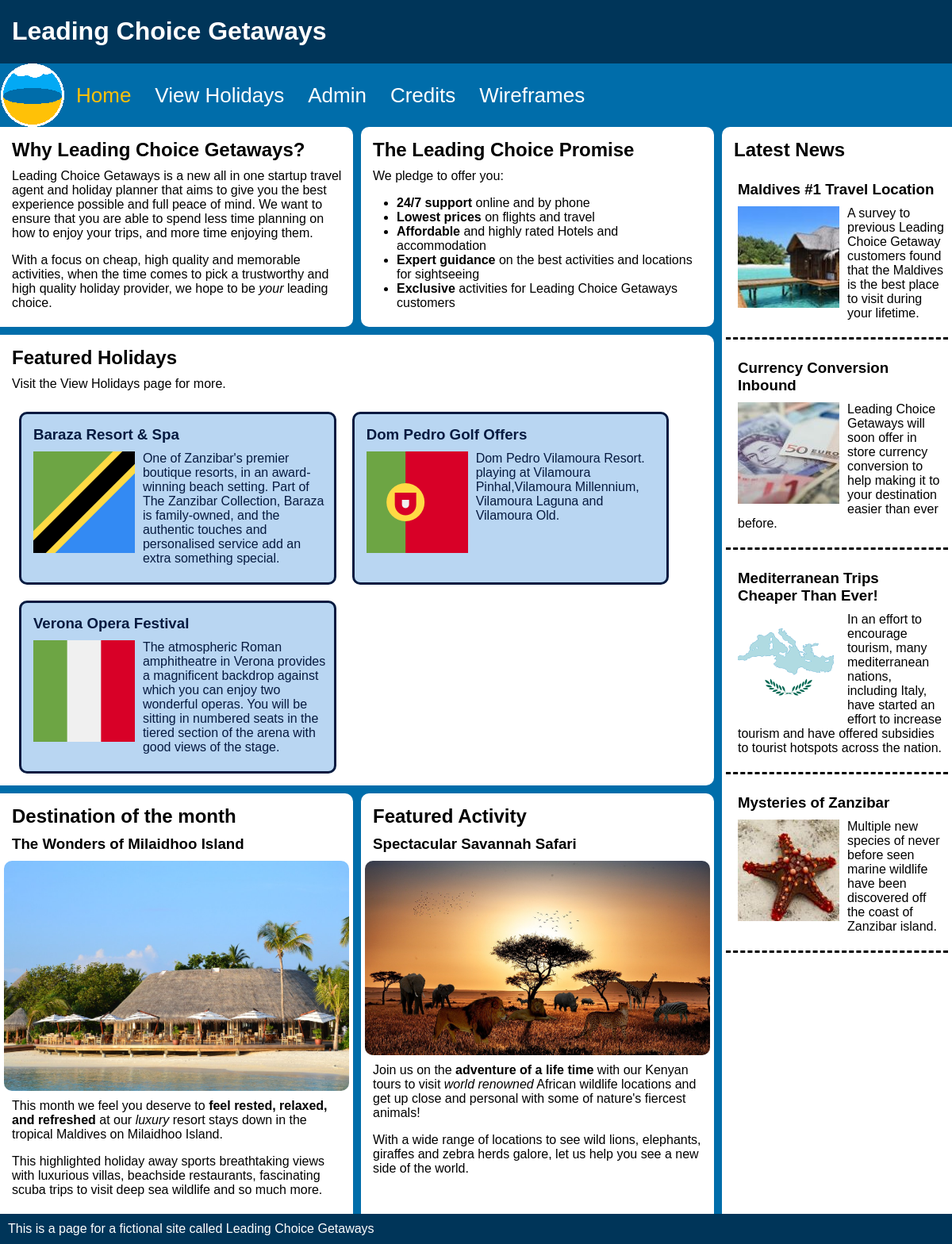
The page / on the database its author committed.
### tables this page shows
CREATE TABLE IF NOT EXISTS `LCG_holidays` (
  `holidayID` int(10) NOT NULL auto_increment,
  `holidayTitle` varchar(256) NOT NULL,
  `holidayDescription` varchar(256) default NULL,
  `holidayDuration` decimal(2) default NULL,
  `locationID` varchar(6) default NULL,
  `catID` varchar(6) default NULL,
  `holidayPrice` decimal(6,2) default NULL,
  PRIMARY KEY  (`holidayID`)
);

CREATE TABLE IF NOT EXISTS `LCG_location` (
  `locationID` varchar(6) NOT NULL default '',
  `locationName` varchar(40) default NULL,
  `country` varchar(40) default NULL,
  PRIMARY KEY (`locationID`)
);

### index.php (the view, shortened to what this page needs)
<!doctype html>
<html lang="en">
    <head>
        <link href="style.css" rel="stylesheet">
    </head>
    <body>
        <div class = "gridContainer">
            <header>
                <h1><a id="ham_menu">&#9776;</a>Leading Choice Getaways</h1>
            </header>
            <nav>
                <ul id="main-nav">
                    <li><a class="navbar-image" href="index.php"><img id="navIcon" src="Images/Logo.png" alt="Leading Choice Getaways logo, a circle representing an abstract beach view of the horizon."></a></li>
                    <li><a class="active" href="index.php" accesskey="h">Home</a></li>
                    <li><a href="holidays.php" accesskey="v">View Holidays</a></li>
                    <li><a href="admin.php" accesskey= "a">Admin</a></li>
                    <li><a href="credits.html" accesskey= "c">Credits</a></li>
                    <li><a href="wireframes.pdf" accesskey= "w">Wireframes</a></li>
                </ul>
            </nav>
            <main>
                <div class ="desktopFlexParent">
                <section class="desktopFlexChild topSection">
                    <h2>Why Leading Choice Getaways?</h2>
                    <p>Leading Choice Getaways is a new all in one startup travel agent and holiday planner that aims to give you the best experience possible and full peace of mind. We want to ensure that you are able to spend less time planning on how to enjoy your trips, and more time enjoying them. </p>
                    <p>With a focus on cheap, high quality and memorable activities, when the time comes to pick a trustworthy and high quality holiday provider, we hope to be <em>your</em> leading choice.</p>
                </section>
                <section class="desktopFlexChild rightFlex">
                <h2>The Leading Choice Promise</h2>
                <p>We pledge to offer you:</p>
                    <ul>
                    <li><strong>24/7 support</strong> online and by phone</li>
                    <li><strong>Lowest prices</strong> on flights and travel</li>
                    <li><strong>Affordable</strong> and highly rated Hotels and accommodation</li>
                    <li><strong>Expert guidance</strong> on the best  activities and locations for sightseeing</li>
                    <li><strong>Exclusive</strong> activities for Leading Choice Getaways customers</li>
                    </ul>
                </section>
                </div>
                <section>
                    <h2>Featured Holidays</h2>
                    <p>Visit the View Holidays page for more.</p>
                    <div class="flexParent">
                        <?php
                        include 'database_conn.php';
                        $sql = "Select holidayTitle, holidayDescription, holidayDuration, country FROM LCG_holidays\n"
                        . "JOIN LCG_location on LCG_holidays.locationID = LCG_location.locationID\n"
                        . "ORDER BY rand()"
                        . "LIMIT 3";
                        $queryResult = $dbConn->query($sql);
                        if($queryResult === false) {
                            echo "<p>Query failed: ".$dbConn->error."</p>\n</div>\n</section>\n</main>\n</body>\n</html>";
                            exit;
                        }
                        else {
                            while($rowObj = $queryResult->fetch_object()){
                            echo "<section class='holiday flexChild'>\n
                                  <h3 class='holidayTitle'>{$rowObj->holidayTitle}</h3>\n
                                  <div class='imgAndDesc'>
                                  <img class='leftFloatingImage' src=Images/flags/{$rowObj->country}.png alt='An icon of the {$rowObj->country} flag.'>\n
                                  <p class='holidayDescription'>{$rowObj->holidayDescription}</p>\n
                                  </div>
                                  </section>\n";
                            }
                        }
                    ?>
                    </div>
                </section>
                <div class="desktopFlexParent">
                <section class="desktopFlexChild desktopNoBottomMargin">
                    <h2>Destination of the month</h2>
                        <h3>The Wonders of Milaidhoo Island</h3>
                        <img class="blockImg" src="Images/LargeImages/milaidhoo.jpg" alt="Image of a tropical beachside restaurant with seating out by the seafront">
                        <p>This month we feel you deserve to <strong>feel rested, relaxed, and refreshed</strong> at our <em>luxury</em> resort stays down in the tropical Maldives on Milaidhoo Island.</p>
                        <p>This highlighted holiday away sports breathtaking views with luxurious villas, beachside restaurants, fascinating scuba trips to visit deep sea wildlife and so much more.</p>
                </section>
                <section id="featuredActivity" class="desktopFlexChild NoBottomMargin bottomRightFlex">
                    <h2>Featured Activity</h2>
                        <h3>Spectacular Savannah Safari</h3>
                        <img class="blockImg" src="Images/LargeImages/safari.jpg" alt="Image of a late evening in the Savannah, with Lions, Elephants, Giraffes, Zebras and Rhinos in the plains.">
                        <p>Join us on the <strong>adventure of a life time</strong> with our Kenyan tours to visit <em>world renowned</em> African wildlife locations and get up close and personal with some of nature's fiercest animals!</p>
                        <p>With a wide range of locations to see wild lions, elephants, giraffes and zebra herds galore, let us help you see a new side of the world.</p>
                    </section>
                </div>
            </main>
            <aside>
                <h2>Latest News</h2>
                <section class="imgAndDesc">
                    <h3>Maldives #1 Travel Location</h3>
                    <img class="leftFloatingImage" src="Images/Thumbnails/maldivesThumbnail.jpg" alt="Thumbnail image of a sea beach hut in the Maldives.">
                    <p>A survey to previous Leading Choice Getaway customers found that the Maldives is the best place to visit during your lifetime.</p>
                </section>
                <section class=imgAndDesc>
                    <h3>Currency Conversion Inbound</h3>
                    <img class="leftFloatingImage" src="Images/Thumbnails/currencyThumbnail.jpg" alt="Thumbnail image of several notes in multiple currencies.">
                    <p>Leading Choice Getaways will soon offer in store currency conversion to help making it to your destination easier than ever before.</p>
                </section>
                <section class=imgAndDesc>
                    <h3>Mediterranean Trips Cheaper Than Ever!</h3>
                    <img class="leftFloatingImage" src="Images/Thumbnails/Mediterranean_flagThumbnail.png" alt="Thumbnail image of the mediterranean flag.">
                    <p>In an effort to encourage tourism, many mediterranean nations, including Italy, have started an effort to increase tourism and have offered subsidies to tourist hotspots across the nation.</p>
                </section>
                <section class=imgAndDesc>
                    <h3>Mysteries of Zanzibar</h3>
                    <img class="leftFloatingImage" src="Images/Thumbnails/starfishThumbnail.jpg" alt="Thumbnail image of a red knobbed starfish on sand.">
                    <p>Multiple new species of never before seen marine wildlife have been discovered off the coast of Zanzibar island.</p>
                    </section>
            </aside>
            <footer>
                <p>This is a page for a fictional site called Leading Choice Getaways</p>
            </footer>
        </div>
    </body>
</html>

### style.css (style rules this page uses)
html { background-color: #003559; }
header, footer { background-color: #003559; color: #FFFFFF; }
body, nav { background-color: #006daa; }
body { color: #000000; }
nav ul li a { background: #061A40; color: #FFFFFF; }
section, aside { background-color: #FFFFFF; }
.flexChild, fieldset, legend { border-color: #061A40; background-color: #B9D6F2; color: #061A40; }
header { display: inline-block; text-align: left; width:100%; }
h1 { padding-left: 5px; }
nav ul { list-style-type: none; margin: 0; padding: 0; display: none; }
nav ul li a { display: block; padding: 3px; text-decoration: none; border-style: solid; }
.navbar-image { display: none; }
body { font-family: sans-serif; margin: 0px; }
section { margin: 10px 0px; }
aside { margin-top: 10px; margin-bottom: 0px; }
section, aside { padding: 5px; }
section p, aside p { margin-left: 10px; margin-top: 10px; }
h2, h3 { margin: 10px; }
img { display: inline; margin: 10px; }
footer { padding: 10px; }
footer p { margin: 0px; }
section img { float: left; }
aside section { border-radius: 0%; border-bottom-style: dashed; }
.flexParent { display: flex; flex-direction: column; margin-top: 0px; }
.flexChild { border-style: solid; border-radius: 10px; }
.navbar-image img { margin: 0px; }
.blockImg { height: auto; width: 100%; float: none; display: block; margin: 0px; border-radius: 10px; }
.leftFloatingImage { height: 128px; width: 128px; margin-top: 0px; }
.topSection { margin-top: 0px; }
.holidayDescription { margin-top: 0px; }
.imgAndDesc { overflow:hidden; }
@media screen and (min-width: 768px) { .gridContainer { display: grid; grid-template-rows: auto; grid-template-columns: 75% 25%; grid-template-areas: "header header" "nav nav" "main aside" "footer footer"; } }
@media screen and (min-width: 768px) { header { padding-left: 10px; grid-area: header; width: auto; } }
@media screen and (min-width: 768px) { nav { grid-area: nav; } }
@media screen and (min-width: 768px) { body { margin: 0%; } }
@media screen and (min-width: 768px) { main { grid-area: main; } }
@media screen and (min-width: 768px) { aside { grid-area: aside; padding: 5px; margin: 0px 0px 0px 10px; border-top-left-radius: 10px; } }
@media screen and (min-width: 768px) { footer { grid-area: footer; } }
@media screen and (min-width: 768px) { section { margin-left: 0px; margin-right: 0px; margin-top: auto; border-top-right-radius: 10px; border-bottom-right-radius: 10px; } }
@media screen and (min-width: 768px) { .flexParent { display: flex; flex-direction: row; flex-wrap: wrap; padding: 0px 1%; margin-top: 0px; } }
@media screen and (min-width: 768px) { .flexChild { flex: 1 0 30%; margin: 10px; } }
@media screen and (min-width: 768px) { .NoBottomMargin { margin-bottom: 0; border-bottom-right-radius: 0px; } }
@media screen and (min-width: 768px) { section.holiday.flexChild { max-width: 44%; } }
@media screen and (min-width: 768px) { nav ul { height: 80px; margin: 0px; display: flex; flex-direction: row; background-color: #006daa; } }
@media screen and (min-width: 768px) { nav ul li { margin: 0px; display: inline; height: auto; float: left; } }
@media screen and (min-width: 768px) { nav ul li a { color: #FFFFFF; text-align: center; margin: 0px; padding: 25px 15px; font-size: 26px; background: none; height:inherit; border-style: none; } }
@media screen and (min-width: 768px) { nav ul li a:hover, .active { color: #FFC107; } }
@media screen and (min-width: 768px) { .navbar-image { display: block; height:81px; width: 81px; padding: 0px; } }
@media screen and (min-width: 768px) { #navIcon { height: 80px; } }
@media screen and (min-width: 1000px) { section { margin-right: 0px; margin-top: 0px; margin-bottom: 10px; } }
@media screen and (min-width: 1000px) { .desktopFlexParent { display: flex; flex-direction: row; } }
@media screen and (min-width: 1000px) { .desktopFlexChild { width: 50%; } }
@media screen and (min-width: 1000px) { .rightFlex { margin-left: 10px; border-radius: 10px; } }
@media screen and (min-width: 1000px) { .bottomRightFlex { margin-left: 10px; border-top-left-radius: 10px; border-bottom-left-radius: 0px; border-bottom-right-radius: 0px; } }
@media screen and (min-width: 1000px) { .desktopNoBottomMargin { margin-bottom: 0; border-bottom-right-radius: 0px; } }
@media screen and (min-width: 1000px) { #featuredActivity { border-bottom-left-radius:0px; border-bottom-left-radius:0px; } }

### rows shown on the page
lcg_holidays: holidayTitle "Baraza Resort & Spa", locationID.country (picture), holidayDescription "One of Zanzibar's premier boutique resorts, in an award-winning beach setting. Part of The Zanzibar Collection, Baraza is family-owned, and the authentic touches and personalised service add an extra something special."
lcg_holidays: holidayTitle "Dom Pedro Golf Offers", locationID.country (picture), holidayDescription "Dom Pedro Vilamoura Resort. playing at Vilamoura Pinhal,Vilamoura Millennium, Vilamoura Laguna and Vilamoura Old."
lcg_holidays: holidayTitle "Verona Opera Festival", locationID.country (picture), holidayDescription "The atmospheric Roman amphitheatre in Verona provides a magnificent backdrop against which you can enjoy two wonderful operas. You will be sitting in numbered seats in the tiered section of the arena with good views of the stage."
